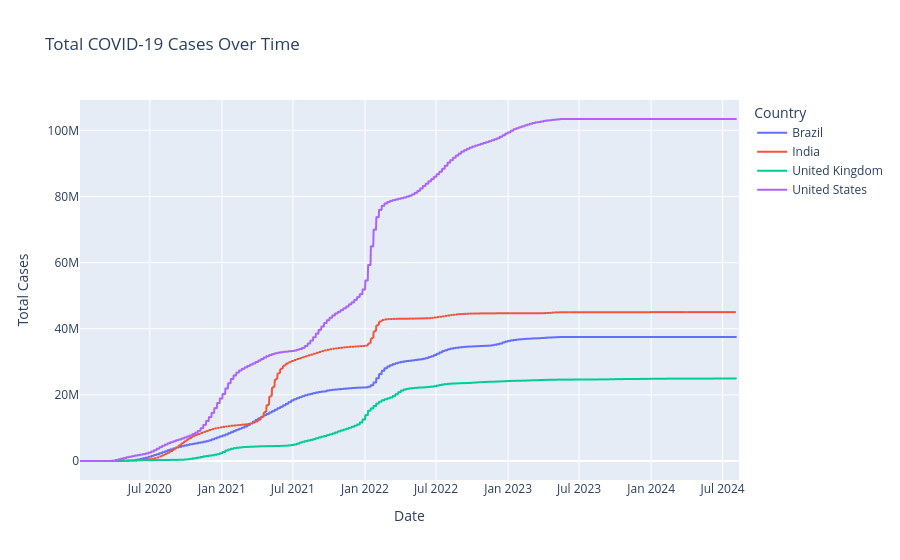

Notebook cell for this chart:
### Code cell
import plotly.express as px
import plotly.graph_objects as go
from plotly.subplots import make_subplots

# ── Chart 1 — Total Cases Over Time ──
fig1 = px.line(
    df_filtered, 
    x='date', 
    y='total_cases',
    color='location',
    title='Total COVID-19 Cases Over Time',
    labels={'total_cases': 'Total Cases', 'date': 'Date', 'location': 'Country'}
)
fig1.show()

### Figure 1 — Plotly figure (JSON) as saved in the notebook; plotly's stock layout.template omitted (floating-point values rounded to 4 significant figures; data arrays with more than 128 entries replaced by an {"elided": "..."} marker saying what was removed)
{"data": [{"hovertemplate": "Country=Brazil<br>Date=%{x}<br>Total Cases=%{y}<extra></extra>", "legendgroup": "Brazil", "line": {"color": "#636efa", "dash": "solid"}, "marker": {"symbol": "circle"}, "mode": "lines", "name": "Brazil", "showlegend": true, "type": "scattergl", "x": {"elided": "1674 str values"}, "xaxis": "x", "y": {"elided": "1674 float values"}, "yaxis": "y"}, {"hovertemplate": "Country=India<br>Date=%{x}<br>Total Cases=%{y}<extra></extra>", "legendgroup": "India", "line": {"color": "#EF553B", "dash": "solid"}, "marker": {"symbol": "circle"}, "mode": "lines", "name": "India", "showlegend": true, "type": "scattergl", "x": {"elided": "1682 str values"}, "xaxis": "x", "y": {"elided": "1682 float values"}, "yaxis": "y"}, {"hovertemplate": "Country=United Kingdom<br>Date=%{x}<br>Total Cases=%{y}<extra></extra>", "legendgroup": "United Kingdom", "line": {"color": "#00cc96", "dash": "solid"}, "marker": {"symbol": "circle"}, "mode": "lines", "name": "United Kingdom", "showlegend": true, "type": "scattergl", "x": {"elided": "1674 str values"}, "xaxis": "x", "y": {"elided": "1674 float values"}, "yaxis": "y"}, {"hovertemplate": "Country=United States<br>Date=%{x}<br>Total Cases=%{y}<extra></extra>", "legendgroup": "United States", "line": {"color": "#ab63fa", "dash": "solid"}, "marker": {"symbol": "circle"}, "mode": "lines", "name": "United States", "showlegend": true, "type": "scattergl", "x": {"elided": "1674 str values"}, "xaxis": "x", "y": {"elided": "1674 float values"}, "yaxis": "y"}], "layout": {"legend": {"title": {"text": "Country"}, "tracegroupgap": 0}, "title": {"text": "Total COVID-19 Cases Over Time"}, "xaxis": {"anchor": "y", "domain": [0, 1], "title": {"text": "Date"}}, "yaxis": {"anchor": "x", "domain": [0, 1], "title": {"text": "Total Cases"}}}}
